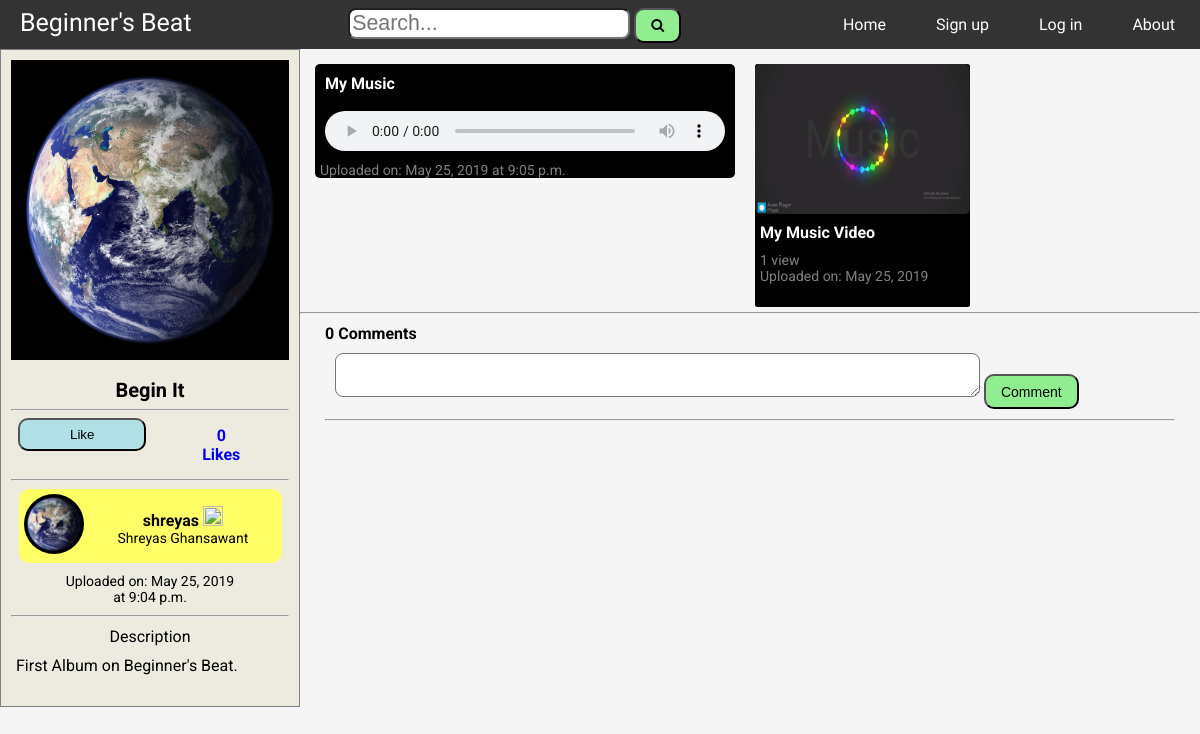
The app's page /album_id=1/ with its own data.
### beat/models.py (models this page shows, shortened)
class Album(models.Model):
    title = models.CharField(max_length=40)
    description = models.TextField(default="No Description...")
    cover_dp = models.ImageField(upload_to='album_cover_pictures/', default="album_cover_pictures/no_cover_dp.png", validators=[FileExtensionValidator(allowed_extensions=['jpg', 'png', 'jpeg'])])
    date = models.DateField(auto_now_add=True)
    time = models.TimeField(auto_now_add=True)
    author = models.ForeignKey(User, on_delete=models.CASCADE)

class Profile(models.Model):
    dp = models.ImageField(upload_to='profile_pictures/', default="profile_pictures/no_dp.png", validators=[FileExtensionValidator(allowed_extensions=['jpg', 'png', 'jpeg'])])
    dob = models.DateField(default=timezone.now)
    bio = models.CharField(max_length=100, default="No bio")
    user = models.OneToOneField(User, on_delete=models.CASCADE)

class Music(models.Model):
    title = models.CharField(max_length=75)
    description = models.TextField(default="No Description...")
    file = models.FileField(upload_to='music/', validators=[FileExtensionValidator(allowed_extensions=['mp3', 'ogg', 'wav'])])
    date = models.DateField(auto_now_add=True)
    time = models.TimeField(auto_now_add=True)
    author = models.ForeignKey(User, on_delete=models.CASCADE)
    album = models.ForeignKey(Album, on_delete=models.CASCADE)

class Video(models.Model):
    thumbnail = models.ImageField(upload_to='thumbnails/', default="thumbnails/no_thumb.png", validators=[FileExtensionValidator(allowed_extensions=['jpg', 'png', 'jpeg'])])
    title = models.CharField(max_length=75)
    description = models.TextField(default="No Description...")
    file = models.FileField(upload_to='videos/', validators=[FileExtensionValidator(allowed_extensions=['mp4', 'flv'])])
    date = models.DateField(auto_now_add=True)
    time = models.TimeField(auto_now_add=True)
    author = models.ForeignKey(User, on_delete=models.CASCADE)
    views = models.IntegerField(default=0)
    album = models.ForeignKey(Album, on_delete=models.CASCADE)

### beat/views.py (the view)
# urls.py: path('album_id=<int:album_id>/', views.detail, name="detail"),
def detail(request, album_id):
    user = request.user
    album = get_object_or_404(Album, pk=album_id)
    if user == album.author:
        return redirect('beat:edit-album', album.id)
    likes = LikeAlbum.objects.filter(album=album).count()
    num_comments = CommentAlbum.objects.filter(album=album).count()
    comments = CommentAlbum.objects.filter(album=album).order_by('-date_time')
    musics = Music.objects.filter(album=album).order_by('-date', '-time')
    videos = Video.objects.filter(album=album).order_by('-date', '-time')
    un_like = None
    try:
        liked = LikeAlbum.objects.filter(album=album, user=request.user)
        if liked:
            un_like = "liked"
    except Exception:
        un_like = "not liked"
    return render(request, 'beat/detail.html', {
        'album': album,
        'musics': musics,
        'videos': videos,
        'likes': likes,
        'num_comments': num_comments,
        'comments': comments,
        'un_like': un_like,
        'user': user,
    })

### beat/templates/beat/detail.html (shortened to what this page needs)
{% include "beat/base.html" %}
{% load humanize %}
{% load static %}
<link rel="stylesheet" href="{% static "beat/detail.css" %}">
{% block body %}
<div class="main-body">
  <div class="main-body-1">
    <img src="{{ album.cover_dp.url }}" id="cover_dp" oncontextmenu="return false;">
    <div id="at"><strong>{{ album.title }}</strong></div>
    <hr>
    <div class="like-it-div">
      <form action="{% url 'beat:like-album' album.id %}" method="post" id="likeit">
        {% if un_like == "liked" %}
          <button type="submit" id="likeitbtn-u">Unlike</button>
        {% else %}
          <button type="submit" id="likeitbtn">Like</button>
        {% endif %}
      </form>
      <strong id="likes"><a href="{% url 'beat:liked-by-album' album.id %}" style="text-decoration: none;">{{ likes|intcomma }} Like{{ likes|pluralize }}</a></strong>
    </div>
    <hr>
    <a href="{% url 'beat:profile' album.author.id %}" id="a-a-a">
      <div id="mini-user">
        <img src="{{ album.author.profile.dp.url }}" id="mini-dp" oncontextmenu="return false;">
        <div id="miniu"><strong>{{ album.author.username }}</strong>
          {% if album.author.is_superuser %}
            <span title="Admin of Beginner's Beat">
              <img src="https://img.icons8.com/color/48/000000/verified-account.png" height="20px" width="20px">
            </span>
          {% endif %}
          <div id="user-name">
            {{ album.author.first_name }} {{ album.author.last_name }}
          </div>
        </div>
      </div>
    </a>
    <div id="dt-a">Uploaded on: {{ album.date }}<br id="br-for-ud">at {{ album.time }}</div>
    <hr>
    <div id="d-a">Description</div>
    <p id="d-a-p">{{ album.description|linebreaksbr }}</p>
  </div>
  <div class="main-body-2">
    <div class="music-video">
      <div class="music">
        {% for music in musics %}
          <div class="main-music">
            <div id="m-t"><strong>{{ music.title }}</strong></div>
            <audio controls id="m-a" controlsList="nodownload">
              <source src="{{ music.file.url }}">
            </audio>
            <div id="m-dt">
              Uploaded on: {{ music.date }} at {{ music.time }}
            </div>
          </div>
        {% endfor %}
      </div>
      <div class="video">
        {% for video in videos %}
          <div class="main-video">
            <a href="{% url 'beat:detail-video' video.id %}">
              <img src="{{ video.thumbnail.url }}" id="v-thumb" oncontextmenu="return false;">
              <div id="v-t"><strong><span title="{{ video.title }}">{{ video.title|truncatechars:40 }}</span></strong></div>
              <div id="v-d">
                {{ video.views|intcomma }} view{{ video.views|pluralize }} <br>
                Uploaded on: {{ video.date }}
              </div>
            </a>
          </div>
        {% endfor %}
      </div>
    </div>
    <hr>
    <div class="comment-body">
      <strong>{{ num_comments|intcomma }} Comment{{ num_comments|pluralize }}</strong>
      <form id="comment-form" action="{% url 'beat:comment-album' album.id %}" method="get">
        <textarea name="comment_album" rows="2" cols="60" id="comment-text-area" style="font-size:13pt;"></textarea>
        <button type="submit" id="comment-btn">Comment</button>
        <br class="br-c">
        <br class="br-c">
      </form>
      <hr><br>
    </div>
  </div>
</div>
{% endblock body %}

### beat/templates/beat/base.html (shortened to what this page needs)
{% load static %}
<!DOCTYPE html>
<html lang="en">
<head>
  <link rel="stylesheet" href="https://cdnjs.cloudflare.com/ajax/libs/font-awesome/4.7.0/css/font-awesome.min.css">
  <link rel="stylesheet" href="{% static 'beat/base.css' %}" type="text/css">
</head>
<body>
  <nav>
    <div id="name">
      <a href="{% url 'beat:index' %}">Beginner's Beat</a>
    </div>
    <form action="{% url 'beat:search' %}" method="get" id="sf">
      <input type="text" name="search_text" placeholder="Search..." style="font-size: 16pt; border-radius: 8px;" id="ssb">
      <button type="submit" id="sb"><i class="fa fa-search"></i></button>
    </form>
    {% if user.is_authenticated %}
    <ul>
      <li>
        <a href="{% url 'beat:index' %}">Home</a>
      </li>
      <li>
        <a href="{% url 'beat:my-profile' %}">My Profile</a>
      </li>
      <li>
        <a href="{% url 'beat:add-album' %}">Add Album</a>
      </li>
      <li>
        <a href="{% url 'beat:about' %}">About</a>
      </li>
      <form action="{% url 'beat:logout' %}" method="post">
        {% csrf_token %}
        <button type="submit" id="logout">Log Out</button>
      </form>
    </ul>
    {% else %}
    <ul id="for-mobile">
      <li>
        <a href="{% url 'beat:index' %}">Home</a>
      </li>
      <li>
        <a href="{% url 'beat:signup' %}">Sign up</a>
      </li>
      <li>
        <a href="{% url 'beat:login' %}">Log in</a>
      </li>
      <li>
        <a href="{% url 'beat:about' %}">About</a>
      </li>
    </ul>
    {% endif %}
  </nav>
</body>
</html>

### beat/static/beat/base.css (style rules this page uses)
* { margin: 0px; }
body { font-family: 'Roboto', sans-serif; }
nav { display: flex; background-color: #333; justify-content: space-between; font-family: 'Architects Daughter', cursive; }
ul { display: flex; padding: 0px; list-style-type: none; }
ul li { padding: 15px 25px; }
ul li a, #name a { text-decoration: none; color: white; }
#name { padding: 7.5px 20px; font-family: 'Satisfy', cursive; font-size: 25px; }
#sf { padding-top: 7.5px; }
#sb { background-color: lightgreen; text-align: center; padding: 7.5px 15px; font-size: 14px; border-radius: 10px; }

### beat/static/beat/detail.css (style rules this page uses)
body { background-color: #F5F5F5; }
.main-body { display: grid; grid-template-columns: 25% 75%; grid-template-rows: auto; }
.main-body-1 { padding: 10px; background-color: #EDEAE0; border: solid grey 1px; text-align: center; overflow-y: auto; position: sticky; top: 0; height: 635.5px; scroll-behavior: smooth; }
.music-video { display: grid; grid-template-columns: 50% 50%; grid-template-rows: auto; }
#cover_dp { width: 100%; height: 300px; margin-bottom: 7px; }
#at { word-wrap: break-word; font-size: 20px; margin: 7px; }
#likes { text-align: center; margin: 15px 45px; }
#likeit { margin: 7px; }
#likeitbtn { padding: 7px 50px; border-radius: 10px; background-color: #B0E0E6; }
.like-it-div { display: flex; }
#mini-user { margin: 7.5px; display: grid; grid-template-columns: 25% 75%; background-color: #FFFF66; border-radius: 10px; }
#mini-dp { width: 60px; border-radius: 50%; margin: 5px; height: 60px; }
#miniu { margin: 17px 15px; word-wrap: break-word; }
#a-a-a { color: black; text-decoration: none; }
#dt-a { margin: 10px; font-size: 14px; }
#d-a { margin: 10px; }
#d-a-p { margin-left: 5px; text-align: left; word-wrap: break-word; }
#user-name { font-size: 14px; text-transform: capitalize; }
.main-music { background: black; color: white; margin: 15px; border-radius: 5px; padding-right: 20px; }
#m-t { padding: 10px; word-wrap: break-word; }
#m-a { margin: 7.5px 10px; width: 100%; height: 40px; }
#m-dt { color: grey; padding: 0px 5px; font-size: 14px; }
.video { display: grid; grid-template-columns: 50% 50%; grid-auto-rows: 252.5px; margin-top: 10px; }
.main-video { background-color: black; color: white; margin: 5px; border-radius: 2.5px; //max-height: 250px; }
#v-thumb { height: 150px; width: 100%; border-radius: 5px; }
#v-t { padding: 5px; word-wrap: break-word; }
#v-d { padding: 5px; color: grey; font-size: 14px; }
.main-video a { color: white; text-decoration: none; }
.comment-body { margin: 0px 25px; margin-top: 10px; }
#comment-form { margin: 10px; }
#comment-text-area { border-radius: 8px; }
#comment-btn { background-color: lightgreen; text-align: center; padding: 7.5px 15px; font-size: 14px; border-radius: 10px; }

### records on screen
Album: cover_dp (picture), title "Begin It", author.profile.dp (picture), author.username "shreyas", author.first_name "Shreyas", author.last_name "Ghansawant", date "May 25, 2019", time "9:04 p.m.", description "First Album on Beginner's Beat."
Music: title "My Music", date "May 25, 2019", time "9:05 p.m."
Video: thumbnail (picture), title "My Music Video", views "1", date "May 25, 2019"

### other values on screen
{{ likes|intcomma }} "0"
{{ num_comments|intcomma }} "0"
